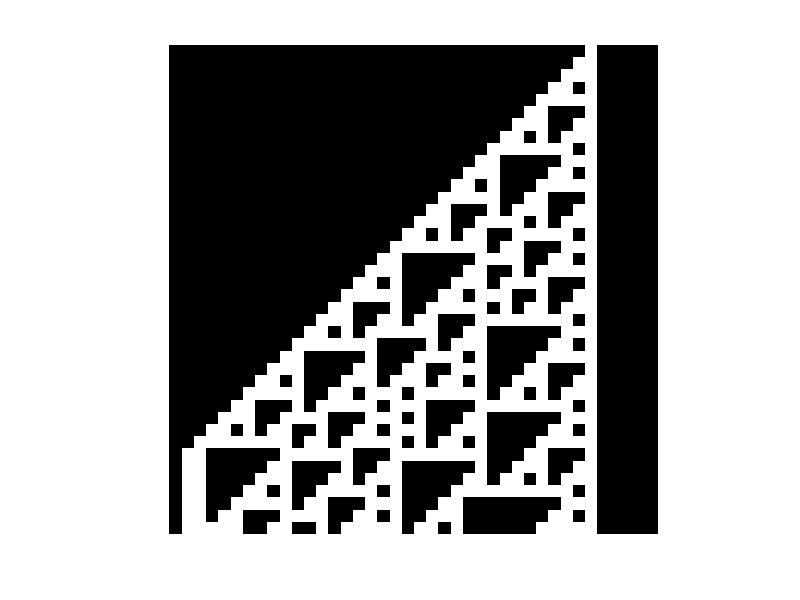

MATLAB code to generate this figure:
% rule 110 example
% Lior 20110917

N = 40;

X = zeros(N);
% X(1,floor(N/2)) = 1;
X(1,floor(7*N/8)) = 1;
% X(1,:)=rand(1,N)>0.5;

close all; clc

figure;
imshow(X);
h = get(gca,'Children');

i = 1;
while i<N
    nw = X(i,1:N-2);
    n = X(i, 2:N-1);
    ne = X(i,3:N);
    l = nw+n+ne;
    X(i+1,2:N-1) = ( (n~=ne) | (ne==1&n==1&nw==0)); % Karnaugh map FTW

    set(h,'CData',X);%imshow(X);
    title(['i=' num2str(i)]);
    drawnow;
    pause(0.5);
    i = i+1;
%     keyboard
end

imshow(X);

